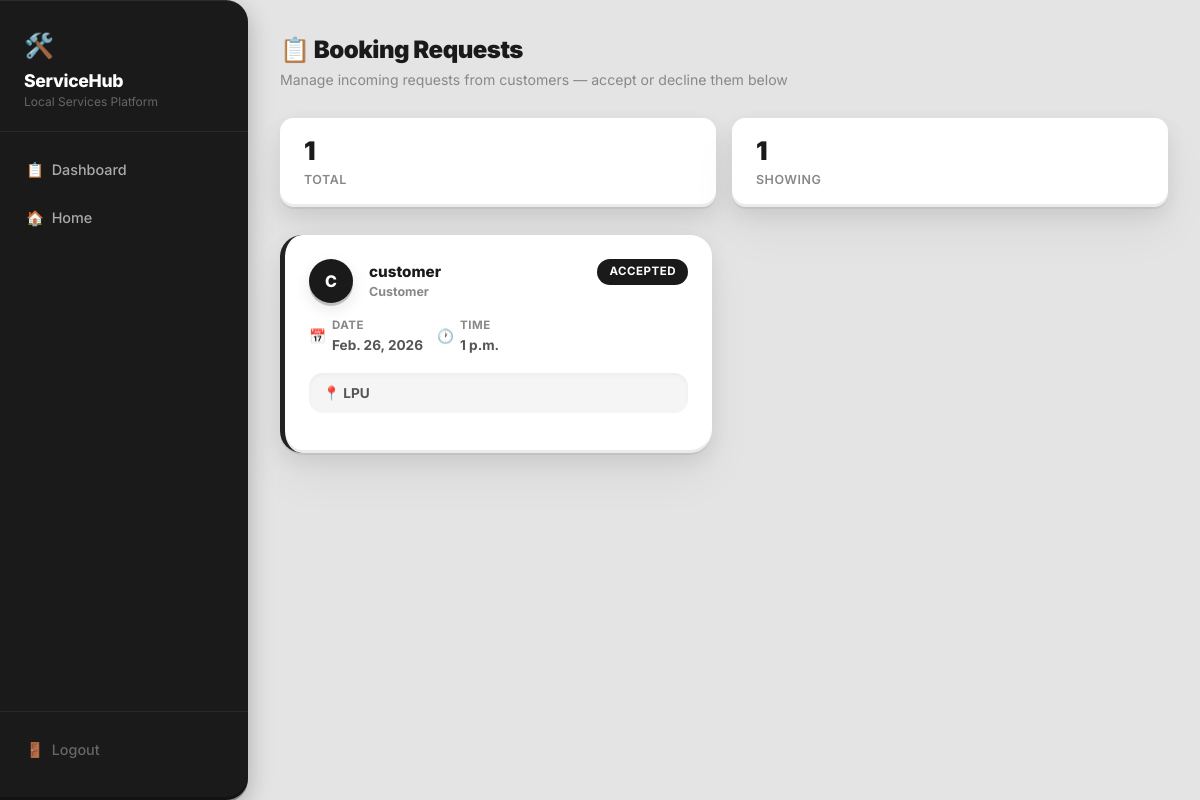
The page /provider/dashboard/ (signed in) on the database its author committed.
### services/models.py (models this page shows, shortened)
class Booking(models.Model):
    STATUS_CHOICES = [
        ('Pending', 'Pending'),
        ('Accepted', 'Accepted'),
        ('Rejected', 'Rejected'),
        ('Cancelled', 'Cancelled'),
    ]
    user = models.ForeignKey(settings.AUTH_USER_MODEL, on_delete=models.CASCADE)
    service_provider = models.ForeignKey('ProviderProfile', on_delete=models.CASCADE)
    date = models.DateField()
    time = models.TimeField()
    address = models.TextField()
    status = models.CharField(max_length=20, default="Pending")

### accounts/models.py (models this page shows)
class User(AbstractUser):
    ROLE_CHOICES = (
        ('customer','Customer'),
        ('provider','Provider')
    )
    role = models.CharField(max_length=20, choices=ROLE_CHOICES)
    phone = models.CharField(max_length=15)

### services/views.py (the view)
# urls.py: path('provider/dashboard/', views.provider_dashboard, name='provider_dashboard'),
@login_required
def provider_dashboard(request):
    if request.user.role != 'provider':
        return redirect('home')
    try:
        provider = ProviderProfile.objects.get(user=request.user)
    except ProviderProfile.DoesNotExist:
        return redirect('home')
    bookings = Booking.objects.filter(service_provider=provider)
    return render(request, 'provider_dashboard.html', {
        'bookings': bookings
    })

### templates/provider_dashboard.html (shortened to what this page needs)
{% extends 'base.html' %}
{% block content %}
<h2 class="page-title">📋 Booking Requests</h2>
<p class="page-sub">Manage incoming requests from customers — accept or decline them below</p>
<div class="stat-row">
    <div class="stat-pill">
        <h3>{{ bookings|length }}</h3>
        <p>Total</p>
    </div>
    <div class="stat-pill">
        <h3>{% with bookings|dictsortreversed:"status" as sorted %}{{ bookings|length }}{% endwith %}</h3>
        <p>Showing</p>
    </div>
</div>
{% if bookings %}
<div class="row">
    {% for booking in bookings %}
    <div class="col-md-6">
        <div
            class="booking-card status-{% if booking.status == 'Pending' %}pending{% elif booking.status == 'Accepted' %}accepted{% elif booking.status == 'Rejected' %}rejected{% else %}cancelled{% endif %}">
            <div class="booking-top">
                <div class="d-flex align-items-center gap-3">
                    <div class="customer-initial {% if forloop.counter|divisibleby:2 %}grey{% endif %}">
                        {{ booking.user.username|first|upper }}
                    </div>
                    <div>
                        <p class="booking-name">{{ booking.user.username }}</p>
                        <p class="booking-role">Customer</p>
                    </div>
                </div>
                <span
                    class="status-tag tag-{% if booking.status == 'Pending' %}pending{% elif booking.status == 'Accepted' %}accepted{% elif booking.status == 'Rejected' %}rejected{% else %}cancelled{% endif %}">
                    {{ booking.status }}
                </span>
            </div>
            <div class="booking-meta">
                <div class="meta-item">
                    <span>📅</span>
                    <div>
                        <span class="meta-label">Date</span>
                        {{ booking.date }}
                    </div>
                </div>
                <div class="meta-item">
                    <span>🕐</span>
                    <div>
                        <span class="meta-label">Time</span>
                        {{ booking.time }}
                    </div>
                </div>
            </div>
            <div class="booking-address">
                📍 {{ booking.address }}
            </div>
        </div>
    </div>
    {% endfor %}
</div>
{% else %}
<div class="empty-box">
    <span class="empty-icon">📭</span>
    <h4>No bookings yet</h4>
    <p>Booking requests from customers will appear here.</p>
</div>
{% endif %}
{% endblock %}

### templates/base.html (style rules this page uses)
:root { --bg: #e4e4e4; --surface: #ffffff; --dark: #1a1a1a; --dark2: #2e2e2e; --mid: #555555; --muted: #888888; --border: #d0d0d0; --sidebar-w: 248px; --clay-shadow: 0 2px 0 rgba(0, 0, 0, 0.06), 0 8px 20px rgba(0, 0, 0, 0.08), 0 24px 48px rgba(0, 0, 0, 0.05), inset 0 -3px 0 rgba(0, 0, 0, 0.08), inset 0 1px 0 rgba(255, 255, 255, 0.85); --clay-shadow-dark: 0 2px 0 rgba(0, 0, 0, 0.3), 0 8px 24px rgba(0, 0, 0, 0.25), inset 0 -3px 0 rgba(0, 0, 0, 0.3), inset 0 1px 0 rgba(255, 255, 255, 0.08); --clay-radius: 22px; --clay-radius-sm: 14px; }
* { box-sizing: border-box; }
body { font-family: 'Inter', sans-serif; background-color: var(--bg); margin: 0; color: var(--dark); }
.status-accepted { color: #1a1a1a; font-weight: 700; }

### templates/provider_dashboard.html (style rules this page uses)
.page-title { font-size: 1.5rem; font-weight: 900; color: var(--dark); letter-spacing: -0.5px; margin: 0 0 4px; }
.page-sub { color: var(--muted); font-size: 0.88rem; margin: 0 0 28px; }
.stat-row { display: flex; gap: 16px; flex-wrap: wrap; margin-bottom: 28px; }
.stat-pill { background: var(--surface); border-radius: var(--clay-radius-sm); padding: 18px 24px; box-shadow: var(--clay-shadow); flex: 1; min-width: 120px; }
.stat-pill h3 { font-size: 1.6rem; font-weight: 900; color: var(--dark); margin: 0; letter-spacing: -0.5px; }
.stat-pill p { font-size: 0.78rem; color: var(--muted); font-weight: 600; text-transform: uppercase; letter-spacing: 0.5px; margin: 4px 0 0; }
.booking-card { background: var(--surface); border-radius: var(--clay-radius); padding: 24px; box-shadow: var(--clay-shadow); border-left: 5px solid #d0d0d0; transition: transform 0.2s, box-shadow 0.2s; margin-bottom: 18px; }
.booking-card.status-accepted { border-left-color: #222; }
.booking-top { display: flex; justify-content: space-between; align-items: flex-start; margin-bottom: 14px; }
.customer-initial { width: 44px; height: 44px; border-radius: 50%; background: var(--dark); color: white; font-weight: 800; font-size: 1rem; display: flex; align-items: center; justify-content: center; box-shadow: 0 3px 0 rgba(0, 0, 0, 0.2), 0 6px 16px rgba(0, 0, 0, 0.1); flex-shrink: 0; }
.booking-name { font-weight: 800; font-size: 0.95rem; color: var(--dark); margin: 0; }
.booking-role { font-size: 0.78rem; color: var(--muted); margin: 0; }
.status-tag { font-size: 0.72rem; font-weight: 700; padding: 4px 12px; border-radius: 50px; text-transform: uppercase; letter-spacing: 0.5px; }
.tag-accepted { background: #1a1a1a; color: #fff; }
.booking-meta { display: flex; flex-wrap: wrap; gap: 14px; margin-bottom: 18px; font-size: 0.85rem; color: var(--mid); }
.meta-item { display: flex; align-items: center; gap: 6px; }
.meta-label { font-size: 0.72rem; color: var(--muted); text-transform: uppercase; letter-spacing: 0.5px; display: block; }
.booking-address { background: #f5f5f5; border-radius: var(--clay-radius-sm); padding: 10px 14px; font-size: 0.85rem; color: var(--mid); margin-bottom: 16px; box-shadow: inset 0 2px 4px rgba(0, 0, 0, 0.04); }

### rows shown on the page
Booking: user.username|first "C", user.username "customer", status "ACCEPTED", date "Feb. 26, 2026", time "1 p.m.", address "LPU"

### other values the page prints
{{ bookings|length }} "1"
